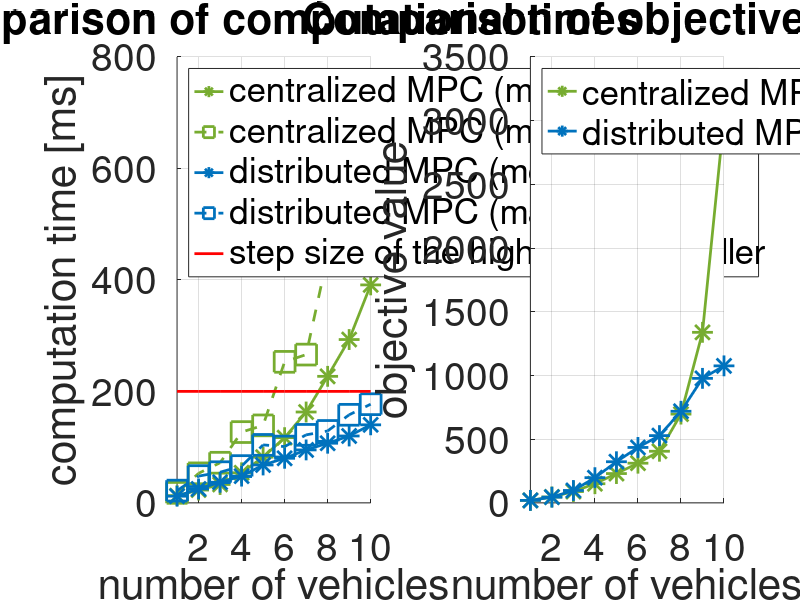

The MATLAB source for this figure:
% all statistics can be found under assets/saved/forComparison

compTime.CMPC.mean = [13 23 33 54 82 117 163 227 293 391];
compTime.CMPC.min = [10 18 24 36 54 69 105 138 194 247];
compTime.CMPC.max = [18 53 72 127 139 253 266 443 452 718];

compTime.DMPC.mean = [12 25 37 48 68 80 95 107 120 140];
compTime.DMPC.min = [10 20 30 41 54 67 78 94 109 117];
compTime.DMPC.max = [22 48 55 66 104 101 122 129 158 177];

Ts = 200; % samlpe time [ms]

FontSize = 28;
MarkerSize = 15;
LineWidth = 2.0;
figure('Name','camparison','position',[0 0 2000 1000])

subplot(1,2,1)
hold on
grid on
plot(compTime.CMPC.mean,'Color',[0.4660 0.6740 0.1880],'Marker','*','MarkerSize',MarkerSize,'LineStyle','-','LineWidth',LineWidth)
plot(compTime.CMPC.max,'Color',[0.4660 0.6740 0.1880],'Marker','s','MarkerSize',MarkerSize,'LineStyle','--','LineWidth',LineWidth)
plot(compTime.DMPC.mean,'Color',[0 0.4470 0.7410],'Marker','*','MarkerSize',MarkerSize,'LineStyle','-','LineWidth',LineWidth)
plot(compTime.DMPC.max,'Color',[0 0.4470 0.7410],'Marker','s','MarkerSize',MarkerSize,'LineStyle','--','LineWidth',LineWidth)
plot(Ts*ones(1,length(compTime.CMPC.mean)),'r','LineWidth',LineWidth)

title('Comparison of computational times')
xlabel('number of vehicles','FontSize',FontSize)
ylabel('computation time [ms]','FontSize',FontSize)
xlim([1 10])
legend({'centralized MPC (mean)','centralized MPC (max)','distributed MPC (mean)','distributed MPC (max)','step size of the high-level controller'},'FontSize',FontSize,'location','northwest')
set(gca,'FontSize',FontSize)


objectiveVal.CMPC.v = [19.5 43.9 78.2 124.2 185.9 255.2 342.3 611.7 1174.2 2295.8];
objectiveVal.CMPC.d = [0.0 2.2 10.7 26.1 44.2 56.2 62.9 85.0 164.3 725.7];
objectiveVal.CMPC.total = objectiveVal.CMPC.v + objectiveVal.CMPC.d;

objectiveVal.DMPC.v = [19.5 42.6 84.2 159.1 255.2 347.4 429.2 588.3 798.9 885.8];
objectiveVal.DMPC.d = [0.0 2.3 13.2 38.7 67.7 87.6 98.7 130.6 178.3 189.5];
objectiveVal.DMPC.total = objectiveVal.DMPC.v + objectiveVal.DMPC.d;
subplot(1,2,2)
hold on
grid on
plot(objectiveVal.CMPC.total,'Color',[0.4660 0.6740 0.1880],'Marker','*','MarkerSize',MarkerSize,'LineStyle','-','LineWidth',LineWidth)
plot(objectiveVal.DMPC.total,'Color',[0 0.4470 0.7410],'Marker','*','MarkerSize',MarkerSize,'LineStyle','-','LineWidth',LineWidth)

title('Comparison of objective values')
xlabel('number of vehicles','FontSize',FontSize)
ylabel('objective value','FontSize',FontSize)
xlim([1 10])
legend({'centralized MPC','distributed MPC'},'FontSize',FontSize,'location','northwest')
set(gca,'FontSize',FontSize)
% save as png
saveas(gcf,'camparison.png');
